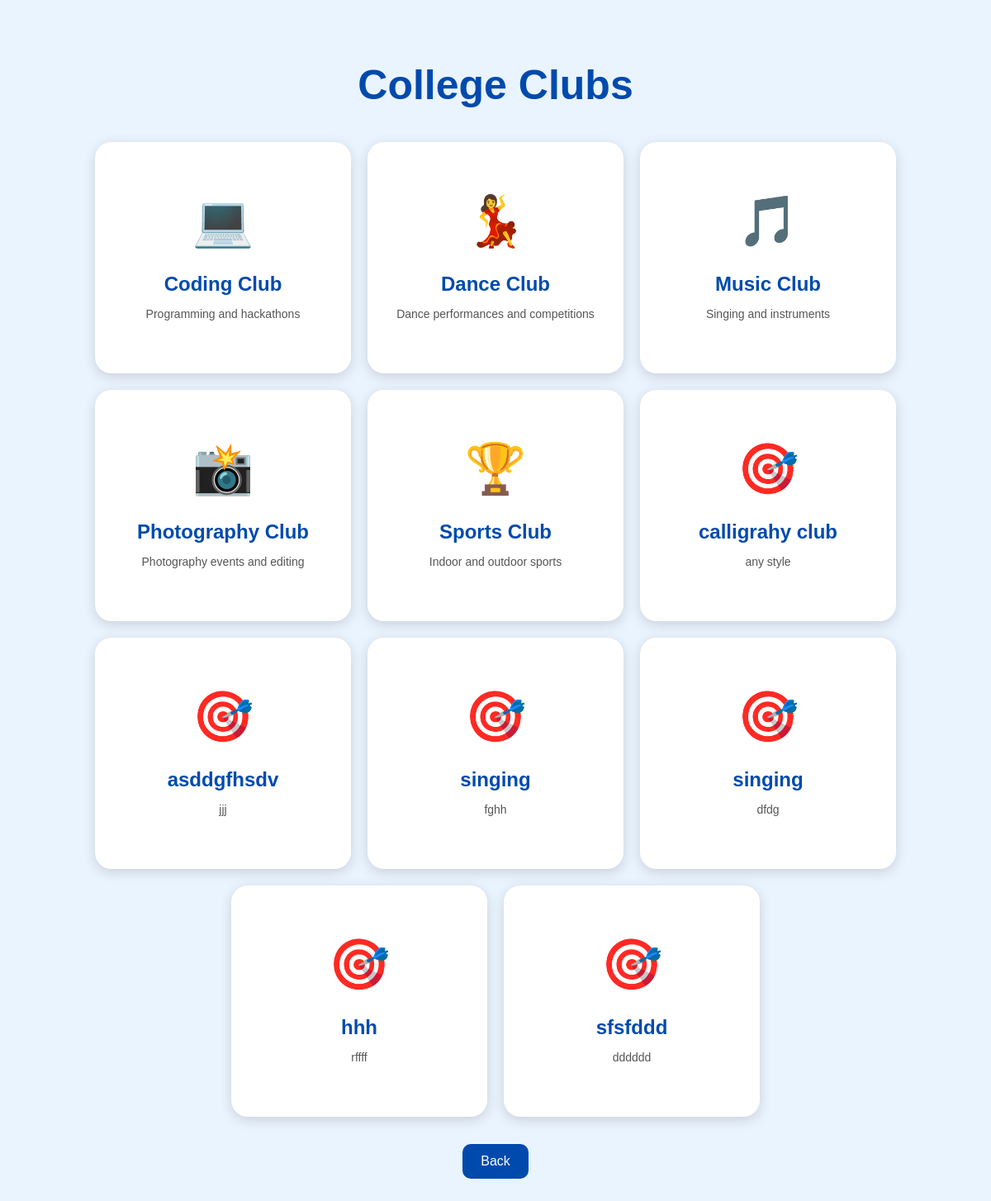
/view_clubs.php, run on the app's committed database.
### tables this page shows
CREATE TABLE `clubs` (
  `club_id` int(11) NOT NULL,
  `club_name` varchar(100) DEFAULT NULL,
  `description` text DEFAULT NULL
);

### view_clubs.php (the view, shortened to what this page needs)
<?php
include 'db.php';
$query = "SELECT * FROM clubs";
$result = mysqli_query($conn, $query);
?>
<!DOCTYPE html>
<html>
<head>
    <link rel="stylesheet" href="style.css">
</head>
<body>
<div class="dashboard">
<h1>College Clubs</h1>
<div class="dashboard-boxes">
<?php
while($row = mysqli_fetch_assoc($result)){
?>
<div class="dash-card">
    <?php
$club_name = strtolower($row['club_name']);
$emoji = "🎯";
if(strpos($club_name, 'ai') !== false){
    $emoji = "🧠";
}
elseif(strpos($club_name, 'robot') !== false){
    $emoji = "🤖";
}
elseif(strpos($club_name, 'music') !== false){
    $emoji = "🎵";
}
elseif(strpos($club_name, 'photo') !== false){
    $emoji = "📸";
}
elseif(strpos($club_name, 'dance') !== false){
    $emoji = "💃";
}
elseif(strpos($club_name, 'literary') !== false){
    $emoji = "📚";
}
elseif(strpos($club_name, 'coding') !== false){
    $emoji = "💻";
}
elseif(strpos($club_name, 'sports') !== false){
    $emoji = "🏆";
}
?>
<div style="font-size:60px; margin-bottom:15px;">
    <?php echo $emoji; ?>
</div>
<h2><?php echo $row['club_name']; ?></h2>
    <p><?php echo $row['description']; ?></p>
</div>
<?php
}
?>
</div>
<br>
<a href="student_dashboard.php" class="logout-btn">
Back
</a>
</div>
</body>
</html>

### style.css (style rules this page uses)
body { margin:0; padding:0; font-family:Arial; background:#eaf4ff; }
h1 { color:#004aad; margin-bottom:50px; font-size:40px; }
.dashboard { padding:40px; text-align:center; }
.dashboard h1 { text-align:center; color:#004aad; margin-bottom:40px; font-size:50px; }
.dashboard-boxes { display:flex; justify-content:center; flex-wrap:wrap; gap:20px; margin-top:40px; }
.dash-card { width:270px; height:240px; background:white; border-radius:20px; padding:20px; box-shadow:0 4px 15px rgba(0,0,0,0.15); display:flex; flex-direction:column; justify-content:center; align-items:center; gap:12px; text-align:center; transition:0.3s; }
.dash-card h2 { color:#004aad; font-size:24px; margin:0; }
.dash-card p { color:#555; font-size:14px; line-height:1.5; margin:0; }
.logout-btn { display:inline-block; text-decoration:none; background:#004aad; color:white; padding:12px 22px; border-radius:10px; font-size:16px; margin-top:15px; transition:0.3s; }
.dashboard-boxes { display:flex; flex-wrap:wrap; justify-content:center; gap:20px; margin-top:40px; }

### data on the page
clubs: club_name "💻", club_name "Coding Club", description "Programming and hackathons"
clubs: club_name "💃", club_name "Dance Club", description "Dance performances and competitions"
clubs: club_name "🎵", club_name "Music Club", description "Singing and instruments"
clubs: club_name "📸", club_name "Photography Club", description "Photography events and editing"
clubs: club_name "🏆", club_name "Sports Club", description "Indoor and outdoor sports"
clubs: emoji "🎯", club_name "calligrahy club", description "any style"
clubs: emoji "🎯", club_name "asddgfhsdv", description "jjj"
clubs: emoji "🎯", club_name "singing", description "fghh"
clubs: emoji "🎯", club_name "singing", description "dfdg"
clubs: emoji "🎯", club_name "hhh", description "rffff"
clubs: emoji "🎯", club_name "sfsfddd", description "dddddd"
